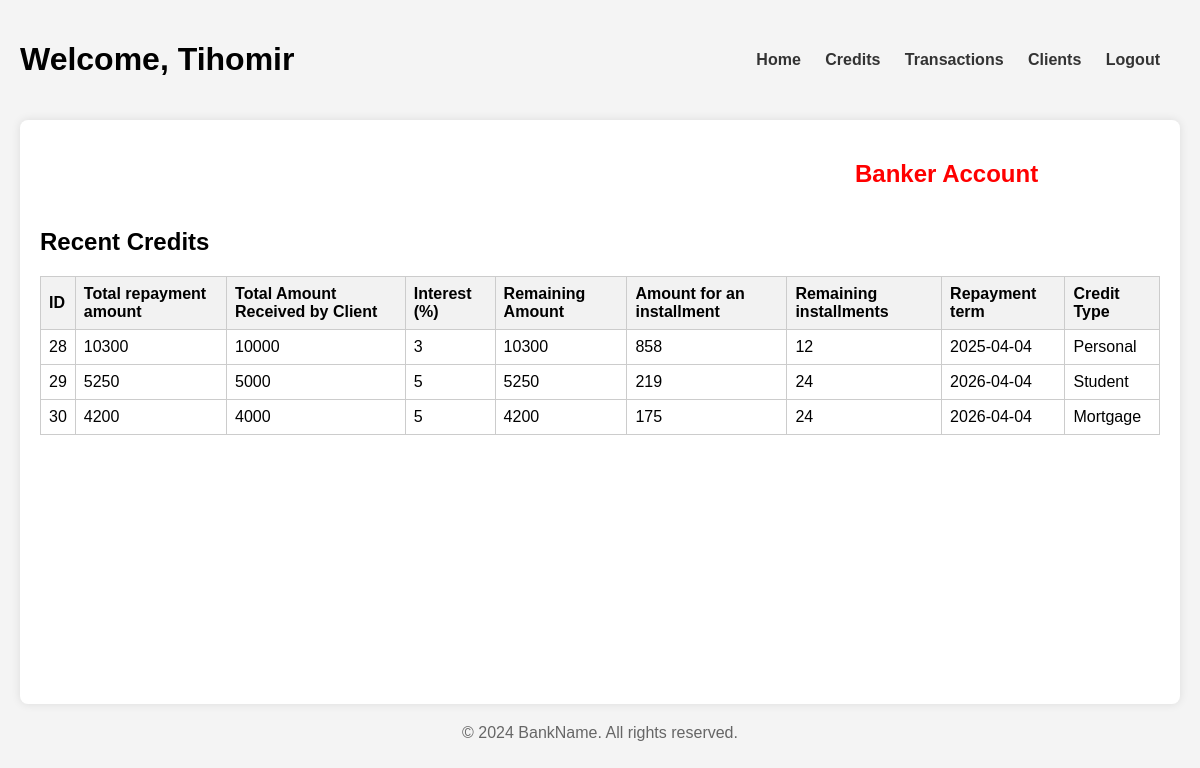
The page /Credits.php (signed in) on the database its author committed.
### tables this page shows
CREATE TABLE `credit` (
  `ID` int(11) NOT NULL,
  `Total_amount` decimal(10,0) NOT NULL,
  `Amount` decimal(10,0) NOT NULL,
  `Interest` decimal(10,0) NOT NULL,
  `Remaining_amount` decimal(10,0) NOT NULL,
  `Amount_installment` decimal(10,0) NOT NULL,
  `Remaining_installments` int(11) NOT NULL,
  `Repayment_Period` date NOT NULL,
  `Bank_Account_IBAN` varchar(22) NOT NULL,
  `Credit_Type_ID` int(11) NOT NULL
);

CREATE TABLE `credit_type` (
  `ID` int(11) NOT NULL,
  `Type` varchar(20) NOT NULL
);

### User_Acc_Info.php (called while the page is built, shortened)
<?php
  $name = $_SESSION['name'];
?>

### Credits.php (the view, shortened to what this page needs)
<?php
  include("User_Acc_Info.php");
?>
<!DOCTYPE html>
<html lang="en">
  <head>
    <link rel="stylesheet" href="Style\styles.css" />
  </head>
  <body>
    <div class="container">
      <header>
        <h1
          >Welcome,
          <?php echo $name?></h1
        >
        <nav>
          <ul>
            <li><a href="index.php">Home</a></li>
            <li><a href="#">Credits</a></li>
            <li><a href="Transactions.php">Transactions</a></li>
            <li><a href="Profile.php"><?php echo (isset($currAccAmount)) ? 'Profile' : 'Clients'; ?></a></li>
            <li><a href="LOGIN.php">Logout</a></li>
          </ul>
        </nav>
      </header>
      <main style="height: 68vh">
        <section class="credit-form">
        <div class="transaction-header-section" style="display: flex; justify-content: space-between">
          <h2 id="accType" style="position:relative; right: 125px;">
          <?php
            if (isset($currAccAmount))
              echo "Amount: $currAccAmount $currAccCurrency";
            else {
              echo "Banker Account";
            }
          ?>
        </div>
        </section>
        <section class="transactions">
          <h2>Recent Credits</h2>
          <table>
            <thead>
              <tr>
                <th>ID</th>
                <th>Total repayment amount</th>
                <th>Total Amount Received by Client</th>
                <th>Interest (%)</th>
                <th>Remaining Amount</th>
                <th>Amount for an installment</th>
                <th>Remaining installments</th>
                <th>Repayment term</th>
                <th>Credit Type</th>
              </tr>
            </thead>
            <tbody>
              <tr>
                <?php
                  if (isset($currAccAmount)){
                    $result = mysqli_query($conn, "SELECT credit.*,
                    credit_type.Type AS Credit_Type_Name
                    FROM credit
                    INNER JOIN credit_type
                    ON credit.Credit_Type_ID = credit_type.ID
                    WHERE credit.Bank_Account_IBAN = '$currAccIBAN'");
                    if($result) {
                    while($row = mysqli_fetch_assoc($result)){
                      ?>
                            <td><?php echo $row ['ID'];?></td>
                            <td><?php echo $row ['Total_amount'];?></td>
                            <td><?php echo $row ['Amount'];?></td>
                            <td><?php echo $row ['Interest'];?></td>
                            <td><?php echo $row ['Remaining_amount'];?></td>
                            <td><?php echo $row ['Amount_installment'];?></td>
                            <td><?php echo $row ['Remaining_installments'];?></td>
                            <td><?php echo $row ['Repayment_Period'];?></td>
                            <td><?php echo $row ['Credit_Type_Name'];?></td>
                            <td><?php echo '<a href="Credits.php?id=' . $row['ID'] . '">Pay</a>'?></td>
                    </tr>
                <?php
                          }
                        }
                        else echo"Error";
                  }
                  else {
                    $result = mysqli_query($conn, "SELECT credit.*,
                      credit_type.Type AS Credit_Type_Name
                      FROM credit
                      INNER JOIN credit_type
                      ON credit.Credit_Type_ID = credit_type.ID");
                      if($result) {
                      while($row = mysqli_fetch_assoc($result)){
                        ?>
                              <td><?php echo $row ['ID'];?></td>
                              <td><?php echo $row ['Total_amount'];?></td>
                              <td><?php echo $row ['Amount'];?></td>
                              <td><?php echo $row ['Interest'];?></td>
                              <td><?php echo $row ['Remaining_amount'];?></td>
                              <td><?php echo $row ['Amount_installment'];?></td>
                              <td><?php echo $row ['Remaining_installments'];?></td>
                              <td><?php echo $row ['Repayment_Period'];?></td>
                              <td><?php echo $row ['Credit_Type_Name'];?></td>
                            </tr>
                            <?php
                            }
                          }
                          else echo"Error";
                        }
                    ?>
            </tbody>
          </table>
        </section>
      </main>
      <footer>
        <p>&copy; 2024 BankName. All rights reserved.</p>
      </footer>
    </div>
  </body>
</html>

### Style/styles.css (style rules this page uses)
body { font-family: Arial, sans-serif; margin: 0; padding: 0; background-color: #f4f4f4; }
.container { max-width: 1400px; margin: 0 auto; padding: 20px; }
header { display: flex; justify-content: space-between; align-items: center; margin-bottom: 20px; }
nav ul { list-style-type: none; padding: 0; margin: 0; }
nav ul li { display: inline; margin-right: 20px; }
nav ul li a { text-decoration: none; color: #333; font-weight: bold; }
main { background-color: #fff; padding: 20px; border-radius: 8px; box-shadow: 0 0 10px rgba(0, 0, 0, 0.1); }
.transactions table { width: 100%; border-collapse: collapse; }
.transactions th, .transactions td { border: 1px solid #ccc; padding: 8px; text-align: left; }
.transactions th { background-color: #f2f2f2; }
footer { margin-top: 20px; text-align: center; color: #666; }

### rows shown on the page
credit: ID "28", Total_amount "10300", Amount "10000", Interest "3", Remaining_amount "10300", Amount_installment "858", Remaining_installments "12", Repayment_Period "2025-04-04", Credit_Type_ID.Type "Personal"
credit: ID "29", Total_amount "5250", Amount "5000", Interest "5", Remaining_amount "5250", Amount_installment "219", Remaining_installments "24", Repayment_Period "2026-04-04", Credit_Type_ID.Type "Student"
credit: ID "30", Total_amount "4200", Amount "4000", Interest "5", Remaining_amount "4200", Amount_installment "175", Remaining_installments "24", Repayment_Period "2026-04-04", Credit_Type_ID.Type "Mortgage"

### other values the page prints
$name "Tihomir"
